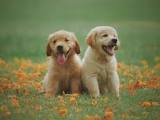
#> input picture download.jpeg, 160 x 120 px
$ python opencv_loadingimage.py
#> lines starting #> are read from the running program, lines starting #| are printed output that depends on the picture
import cv2
import numpy as np
import matplotlib.pyplot as plt
img = cv2.imread("download.jpeg",cv2.IMREAD_GRAYSCALE)
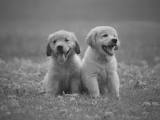
#> img: shape (120, 160); min 17, max 224, mean 116.8
#plt.imshow(img,cmap="gray",interpolation= "bicubic")# plot image using matplotlib
#plt.show()

cv2.line(img,(0,0),(159,117),(0,0,0),10)

cv2.rectangle(img,(15,25),(200,150),(0,255,0),5)
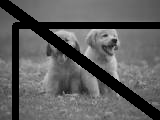
#> img: shape (120, 160); min 0, max 212, mean 94
cv2.imshow("image",img)# plot image using cv2
cv2.waitKey(0)# wait for key press
cv2.destroyAllWindows()# destroy all windows

#cv2.imwrite("download.png",img)# save image
